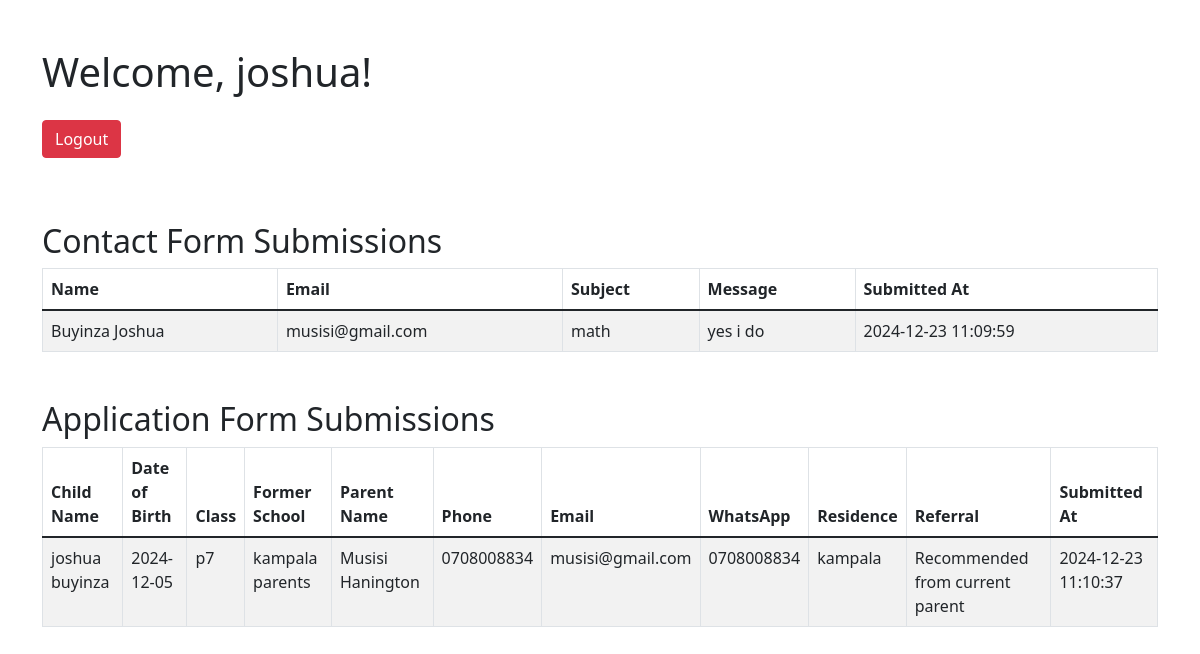
The app's page /admin_panel.php (signed in) with its own data.
### tables this page shows
CREATE TABLE `contact_messages` (
  `id` int(11) NOT NULL,
  `name` varchar(255) NOT NULL,
  `email` varchar(255) NOT NULL,
  `subject` varchar(255) NOT NULL,
  `message` text NOT NULL,
  `created_at` timestamp NOT NULL DEFAULT current_timestamp(),
  `submitted_at` timestamp NOT NULL DEFAULT current_timestamp()
);

CREATE TABLE `applications` (
  `id` int(11) NOT NULL,
  `child_name` varchar(255) NOT NULL,
  `dob` date NOT NULL,
  `class` varchar(255) NOT NULL,
  `former_school` varchar(255) DEFAULT NULL,
  `parent_name` varchar(255) NOT NULL,
  `phone` varchar(255) NOT NULL,
  `email` varchar(255) NOT NULL,
  `whatsapp` varchar(255) DEFAULT NULL,
  `residence` varchar(255) NOT NULL,
  `referral` text DEFAULT NULL,
  `created_at` timestamp NOT NULL DEFAULT current_timestamp(),
  `submitted_at` timestamp NOT NULL DEFAULT current_timestamp()
);

### admin_panel.php (the view, shortened to what this page needs)
<?php
require 'db_connection.php';
$contactQuery = "SELECT * FROM contact_messages ORDER BY submitted_at DESC";
$contactResult = $conn->query($contactQuery);
$applicationQuery = "SELECT * FROM applications ORDER BY submitted_at DESC";
$applicationResult = $conn->query($applicationQuery);
?>
<!DOCTYPE html>
<html lang="en">
<head>
    <link href="https://cdn.jsdelivr.net/npm/bootstrap@5.1.3/dist/css/bootstrap.min.css" rel="stylesheet">
</head>
<body>
<div class="container my-5">
    <h1 class="mb-4">Welcome, <?= htmlspecialchars($_SESSION['username']) ?>!</h1>
    <a href="?logout=true" class="btn btn-danger mb-3">Logout</a>
    <h2 class="mt-5">Contact Form Submissions</h2>
    <table class="table table-bordered table-striped">
        <thead>
            <tr>
                <th>Name</th>
                <th>Email</th>
                <th>Subject</th>
                <th>Message</th>
                <th>Submitted At</th>
            </tr>
        </thead>
        <tbody>
            <?php
            if ($contactResult->num_rows > 0) {
                while ($row = $contactResult->fetch_assoc()) {
                    echo "<tr>";
                    echo "<td>" . htmlspecialchars($row['name']) . "</td>";
                    echo "<td>" . htmlspecialchars($row['email']) . "</td>";
                    echo "<td>" . htmlspecialchars($row['subject']) . "</td>";
                    echo "<td>" . htmlspecialchars($row['message']) . "</td>";
                    echo "<td>" . htmlspecialchars($row['submitted_at']) . "</td>";
                    echo "</tr>";
                }
            } else {
                echo "<tr><td colspan='5'>No contact form submissions found.</td></tr>";
            }
            ?>
        </tbody>
    </table>
    <h2 class="mt-5">Application Form Submissions</h2>
    <table class="table table-bordered table-striped">
        <thead>
            <tr>
                <th>Child Name</th>
                <th>Date of Birth</th>
                <th>Class</th>
                <th>Former School</th>
                <th>Parent Name</th>
                <th>Phone</th>
                <th>Email</th>
                <th>WhatsApp</th>
                <th>Residence</th>
                <th>Referral</th>
                <th>Submitted At</th>
            </tr>
        </thead>
        <tbody>
            <?php
            if ($applicationResult->num_rows > 0) {
                while ($row = $applicationResult->fetch_assoc()) {
                    echo "<tr>";
                    echo "<td>" . htmlspecialchars($row['child_name']) . "</td>";
                    echo "<td>" . htmlspecialchars($row['dob']) . "</td>";
                    echo "<td>" . htmlspecialchars($row['class']) . "</td>";
                    echo "<td>" . htmlspecialchars($row['former_school']) . "</td>";
                    echo "<td>" . htmlspecialchars($row['parent_name']) . "</td>";
                    echo "<td>" . htmlspecialchars($row['phone']) . "</td>";
                    echo "<td>" . htmlspecialchars($row['email']) . "</td>";
                    echo "<td>" . htmlspecialchars($row['whatsapp']) . "</td>";
                    echo "<td>" . htmlspecialchars($row['residence']) . "</td>";
                    echo "<td>" . htmlspecialchars($row['referral']) . "</td>";
                    echo "<td>" . htmlspecialchars($row['submitted_at']) . "</td>";
                    echo "</tr>";
                }
            } else {
                echo "<tr><td colspan='11'>No application form submissions found.</td></tr>";
            }
            ?>
        </tbody>
    </table>
</div>
</body>
</html>

### records on screen
contact_messages: name "Buyinza Joshua", email "musisi@gmail.com", subject "math", message "yes i do", submitted_at "2024-12-23 11:09:59"
applications: child_name "joshua buyinza", dob "2024-12-05", class "p7", former_school "kampala parents", parent_name "Musisi Hanington", phone "0708008834", email "musisi@gmail.com", whatsapp "0708008834", residence "kampala", referral "Recommended from current parent", submitted_at "2024-12-23 11:10:37"

### other values on screen
$_SESSION['username'] "joshua"
